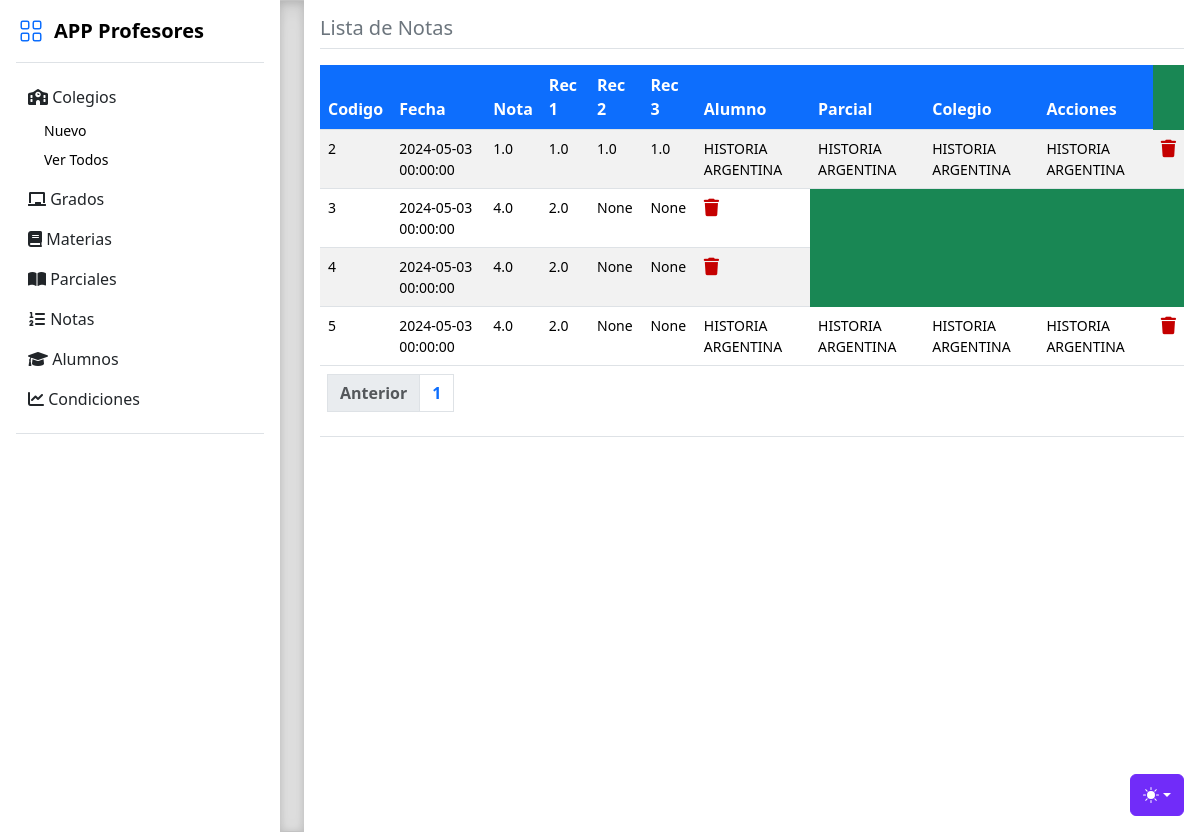
The page /notas/ver on the database as committed earlier.
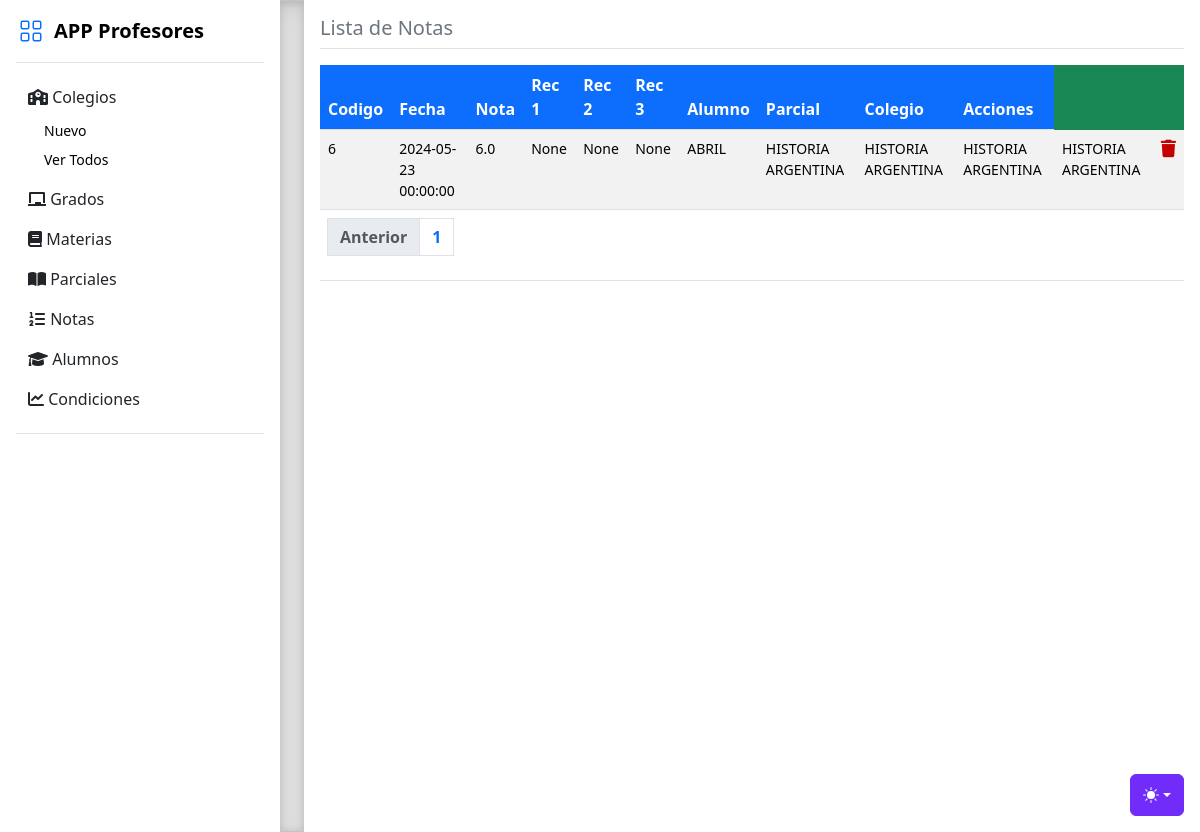
The same page on the database as committed later.
### tables this page shows
CREATE TABLE notas (
  id INTEGER PRIMARY KEY AUTOINCREMENT,
  fecha DATE NOT NULL,
  nota FLOAT NOT NULL,
  rec1 FLOAT,
  rec2 FLOAT,
  rec3 FLOAT,
  id_alumno INTEGER NOT NULL,
  id_parcial INTEGER NOT NULL,
  FOREIGN KEY (id_alumno) REFERENCES alumnos(id),
  FOREIGN KEY (id_parcial) REFERENCES parciales(id)
);

CREATE TABLE parciales (
  id INTEGER PRIMARY KEY AUTOINCREMENT,
  tema VARCHAR(255) NOT NULL,
  id_materia INTEGER NOT NULL,
  id_colegio INTEGER NOT NULL,
  FOREIGN KEY (id_materia) REFERENCES materias(id),
  FOREIGN KEY (id_colegio) REFERENCES colegios(id)
);

CREATE TABLE alumnos (
  id INTEGER PRIMARY KEY AUTOINCREMENT,
  nombres VARCHAR(255) NOT NULL,
  apellidos VARCHAR(255) NOT NULL,
  email VARCHAR(255),
  id_colegios INTEGER NOT NULL,
  id_grados INTEGER NOT NULL,
  FOREIGN KEY (id_colegios) REFERENCES colegios(id),
  FOREIGN KEY (id_grados) REFERENCES grados(id)
);

### routers/notas.py (the view)
@router.get("/notas/ver")
def verNotas(req:Request, page: int = 1):
    verDb = FuncionesDB()
    alumnos = verDb.mostrarTabla("alumnos")
    parciales = verDb.mostrarTabla("parciales")
    colegios = verDb.mostrarTabla("colegios")
    notas = verDb.mostrarTablaPaginada("notas", page, 15)
    total_notas = verDb.contarFilas("notas")
    total_paginas = math.ceil(total_notas / 15)
    return template.TemplateResponse("notas_ver.html", { "request" : req, "alumnos": alumnos, "parciales": parciales, "notas": notas, "colegios": colegios,"page": page, "total_paginas": total_paginas })

### templates/notas_ver.html (shortened to what this page needs)
<!doctype html>
<html lang="es" data-bs-theme="auto">
  <head><script src="/templates/static/color-modes.js"></script>
    <link href="/templates/static/bootstrap.min.css" rel="stylesheet">
    <link href="/templates/static/style.css" rel="stylesheet">
    <link rel="stylesheet" href="https://cdnjs.cloudflare.com/ajax/libs/font-awesome/6.0.0-beta3/css/all.min.css" />
    <link rel="stylesheet" href="https://cdn.jsdelivr.net/npm/@docsearch/css@3">
    <link href="/templates/static/sidebars.css" rel="stylesheet">
  </head>
  <body>
    <div class="dropdown position-fixed bottom-0 end-0 mb-3 me-3 bd-mode-toggle">
      <button class="btn btn-bd-primary py-2 dropdown-toggle d-flex align-items-center"
              id="bd-theme"
              type="button"
              aria-expanded="false"
              data-bs-toggle="dropdown"
              aria-label="Toggle theme (auto)">
        <svg class="bi my-1 theme-icon-active" width="1em" height="1em"><use href="#circle-half"></use></svg>
      </button>
    </div>
<main class="d-flex flex-nowrap">
  <div class="flex-shrink-0 p-3" style="width: 280px;">
    <a href="/productos/ver_todos" class="d-flex align-items-center pb-3 mb-3 link-body-emphasis text-decoration-none border-bottom">
      <svg class="bi pe-none me-2" width="30" height="24" style="color: #0D6EFD;"><use xlink:href="#grid"/></svg>
      <span class="fs-5 fw-semibold">APP Profesores</span>
    </a>
    <ul class="list-unstyled ps-0">
      {% include 'menu.html' %}
  <div class="b-example-divider b-example-vr"></div>
  <div class="m-3 w-100 vh-100">
    <h5 class="text-secondary">Lista de Notas</h5>
    <div class="border-top mb-3 w-100"></div>
    <article>
      <table class="table table-striped m-0 bg-success text-white">
          <thead>
              <tr>
                  <th class="centrado bg-primary text-white">Codigo</th>
                  <th class="centrado bg-primary text-white">Fecha</th>
                  <th class="centrado bg-primary text-white">Nota</th>
                  <th class="centrado bg-primary text-white">Rec 1</th>
                  <th class="centrado bg-primary text-white">Rec 2</th>
                  <th class="centrado bg-primary text-white">Rec 3</th>
                  <th class="centrado bg-primary text-white">Alumno</th>
                  <th class="centrado bg-primary text-white">Parcial</th>
                  <th class="centrado bg-primary text-white">Colegio</th>
                  <th class="centrado bg-primary text-white">Acciones</th>
              </tr>
          </thead>
          <tbody>
          {% for nota in notas %}
              <tr>
                  <td class="centrado small">{{ nota[0] }}</td>
                  <td class="centrado small">{{ nota[1] }}</td>
                  <td class="centrado small">{{ nota[2] }}</td>
                  <td class="centrado small">{{ nota[3] }}</td>
                  <td class="centrado small">{{ nota[4] }}</td>
                  <td class="centrado small">{{ nota[5] }}</td>
                  {% for alumno in alumnos %}
                  {% if alumno[0] == nota[6] %}
                  <td class="centrado small">{{ alumno[1] }}</td>
                  {% endif %}
                  {% endfor %}
                  {% for parcial in parciales %}
                  {% if parcial[0] == nota[7] %}
                  <td class="centrado small">{{ parcial[1] }}</td>
                  {% for colegio in colegios %}
                  <td class="centrado small">{{ parcial[1] }}</td>
                  {% endfor %}
                  {% endif %}
                  {% endfor %}
                  <td class="centrado small">
                    <a href="borrar/{{ nota[0] }}"></a>
                      </td>
              </tr>
              {% endfor %}
              </div>
      <table class="table table-striped m-0">
          <thead><tr><th class="text-white m-0">
      <nav aria-label="Page navigation example m-0">
          <ul class="pagination">
              <li class="page-item">
                  {% if page > 1 %}
                      <a class="page-link" href="/colegio/ver?page={{ page - 1 }}">Anterior</a>
                      {% else %}
                      <li class="page-item disabled">
                          <a class="page-link">Anterior</a>
                      </li>
                  {% endif %}
              </li>
              {% for i in range(total_paginas) %}
                  <li class="page-item"><a class="page-link" href="/colegio/ver?page={{ i + 1 }}">{{ i + 1 }}</a></li>
              {% endfor %}
          </ul>
      </nav>
      </tr></thead>
  </table>
</main>
</body>
</html>

### templates/menu.html (shortened to what this page needs)
<li class="mb-1">
    <button class="btn d-inline-flex align-items-center rounded border-0 collapsed" data-bs-toggle="collapse" data-bs-target="#home-collapse" aria-expanded="false">
      <i class="fa-solid fa-school"></i></i>&nbsp;Colegios
    </button>
    <div class="collapse show" id="home-collapse">
      <ul class="btn-toggle-nav list-unstyled fw-normal pb-1 small">
        <li><a href="/colegio/nuevo" class="link-body-emphasis d-inline-flex text-decoration-none rounded">Nuevo</a></li>
        <li><a href="/colegio/ver" class="link-body-emphasis d-inline-flex text-decoration-none rounded">Ver Todos</a></li>
      </ul>
    </div>
  </li>
  <li class="mb-1">
    <button class="btn d-inline-flex align-items-center rounded border-0 collapsed" data-bs-toggle="collapse" data-bs-target="#dashboard-collapse" aria-expanded="true">
      <i class="fa-solid fa-chalkboard"></i>&nbsp;Grados
    </button>
  </li>
  <li class="mb-1">
    <button class="btn d-inline-flex align-items-center rounded border-0 collapsed" data-bs-toggle="collapse" data-bs-target="#orders-collapse" aria-expanded="false">
      <i class="fa-solid fa-book"></i></i>&nbsp;Materias
    </button>
  </li>
  <li class="mb-1">
    <button class="btn d-inline-flex align-items-center rounded border-0 collapsed" data-bs-toggle="collapse" data-bs-target="#joni-collapse" aria-expanded="false">
      <i class="fa-solid fa-book-open"></i>&nbsp;Parciales
    </button>
  </li>
  <li class="mb-1">
    <button class="btn d-inline-flex align-items-center rounded border-0 collapsed" data-bs-toggle="collapse" data-bs-target="#almacen-collapse" aria-expanded="false">
      <i class="fa-solid fa-list-ol"></i>&nbsp;Notas
    </button>
  </li>
  <li class="mb-1">
    <button class="btn d-inline-flex align-items-center rounded border-0 collapsed" data-bs-toggle="collapse" data-bs-target="#ingreso-collapse" aria-expanded="false">
      <i class="fa-solid fa-graduation-cap"></i>&nbsp;Alumnos
    </button>
  </li>
  <li class="mb-1">
    <button class="btn d-inline-flex align-items-center rounded border-0 collapsed" data-bs-toggle="collapse" data-bs-target="#movimiento-collapse" aria-expanded="false">
      <i class="fa-solid fa-chart-line"></i>&nbsp;Condiciones
    </button>
  </li>
  <li class="border-top my-3"></li>
</ul>
</div>

### templates/static/style.css (style rules this page uses)
main { overflow-x: auto; overflow-y: hidden; }
.dropdown-toggle { outline: 0; }
.btn-toggle-nav a { padding: .1875rem .5rem; margin-top: .125rem; margin-left: 1.25rem; }
.b-example-divider { background-color: rgba(0, 0, 0, .1); border: solid rgba(0, 0, 0, .15); border-width: 1px 0; box-shadow: inset 0 .5em 1.5em rgba(0, 0, 0, .1), inset 0 .125em .5em rgba(0, 0, 0, .15); }
.b-example-vr { flex-shrink: 0; width: 1.5rem; height: inherit; }
.bi { vertical-align: -.125em; fill: currentColor; }
.btn-bd-primary { --bd-violet-bg: #712cf9; --bd-violet-rgb: 112.520718, 44.062154, 249.437846; --bs-btn-font-weight: 600; --bs-btn-color: var(--bs-white); --bs-btn-bg: var(--bd-violet-bg); --bs-btn-border-color: var(--bd-violet-bg); --bs-btn-hover-color: var(--bs-white); --bs-btn-hover-bg: #6528e0; --bs-btn-hover-border-color: #6528e0; --bs-btn-focus-shadow-rgb: var(--bd-violet-rgb); --bs-btn-active-color: var(--bs-btn-hover-color); --bs-btn-active-bg: #5a23c8; --bs-btn-active-border-color: #5a23c8; }
.bd-mode-toggle { z-index: 1500; }

### templates/static/sidebars.css (style rules this page uses)
.dropdown-toggle { outline: 0; }
.btn-toggle-nav a { padding: .1875rem .5rem; margin-top: .125rem; margin-left: 1.25rem; }

Rows that differ between the two databases and show on the page:
removed notas: id "2", fecha "2024-05-03 00:00:00", nota "1.0", rec1 "1.0", rec2 "1.0", rec3 "1.0", parciales (tema "HISTORIA ARGENTINA"), colegios ({{ parcial[1] }} "HISTORIA ARGENTINA"), colegios ({{ parcial[1] }} "HISTORIA ARGENTINA"), colegios ({{ parcial[1] }} "HISTORIA ARGENTINA")
removed notas: id "3", fecha "2024-05-03 00:00:00", nota "4.0", rec1 "2.0", nota "None"
removed notas: id "4", fecha "2024-05-03 00:00:00", nota "4.0", rec1 "2.0", nota "None"
removed notas: id "5", fecha "2024-05-03 00:00:00", nota "4.0", rec1 "2.0", nota "None", parciales (tema "HISTORIA ARGENTINA"), colegios ({{ parcial[1] }} "HISTORIA ARGENTINA"), colegios ({{ parcial[1] }} "HISTORIA ARGENTINA"), colegios ({{ parcial[1] }} "HISTORIA ARGENTINA")
added notas: id "6", fecha "2024-05-23 00:00:00", nota "6.0", nota "None", parciales (tema "HISTORIA ARGENTINA"), colegios ({{ parcial[1] }} "HISTORIA ARGENTINA"), colegios ({{ parcial[1] }} "HISTORIA ARGENTINA"), colegios ({{ parcial[1] }} "HISTORIA ARGENTINA")
now on this page (row unchanged): alumnos: nombres "ABRIL"
